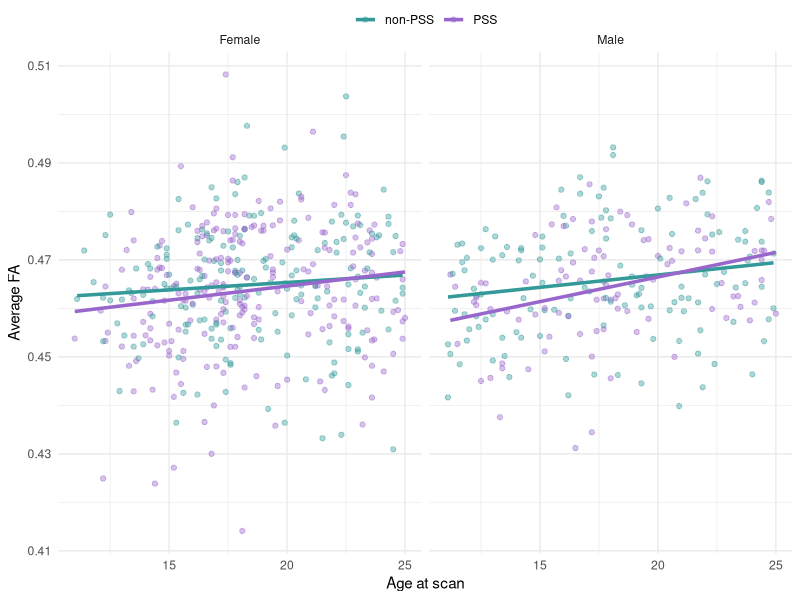
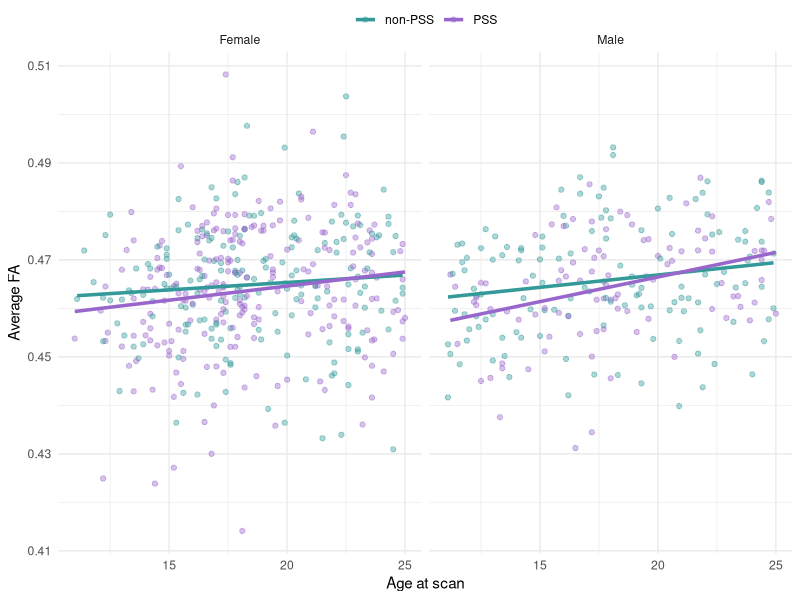

Reproduce these figures in R, in order.
library(dplyr)
library(readr)
library(ggplot2)

##QC filter
qc <- read_csv("participant_qc_metrics.csv", show_col_types = FALSE)
qc_pass <- qc %>%
  filter(raw_num_bad_slices <= 269.50, mean_fd <= 1.3659,
         raw_neighbor_corr >= 0.7765, max_rel_translation <= 1.6286,
         CNR3_mean >= 0.4196, CNR4_mean >= 0.2491) %>%
  pull(subjectID)

df <- read_csv("pre_eharmonize_FA.csv", show_col_types = FALSE) %>%
  filter(!is.na(Sex), subjectID %in% qc_pass) %>%
  mutate(
    PSS = if_else(prodromal_psychosis, "PSS", "non-PSS"),
    sex = if_else(Sex == 1, "Male", "Female")
  )

ggplot(df, aes(x = Age, y = AverageFA_FA, colour = PSS)) +
  geom_point(alpha = 0.4, size = 1.5) +
  geom_smooth(method = "lm", se = FALSE, linewidth = 1.2) +
  facet_wrap(~sex) +
  scale_colour_manual(values = c("non-PSS" = "#339999", "PSS" = "#9966cc")) +
  labs(x = "Age at scan", y = "Average FA", colour = NULL) +
  theme_minimal() +
  theme(legend.position = "top",
        legend.direction = "horizontal",
        legend.margin = margin(b = -5),
        legend.box.spacing = unit(2, "pt"))

ggsave("avgFA_age_by_sex_pss.png", width = 5, height = 2.5, dpi = 300, bg = "white")
